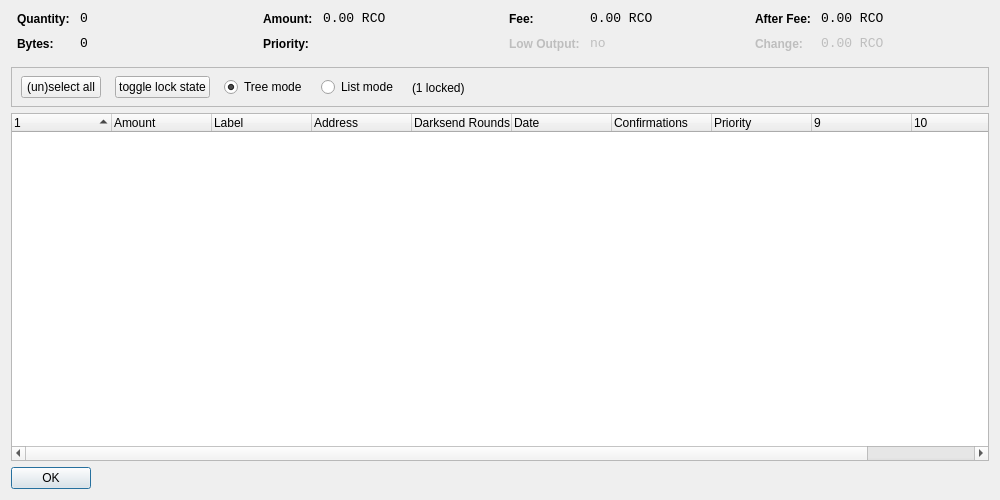
<?xml version="1.0" encoding="UTF-8"?>
<ui version="4.0">
 <class>CoinControlDialog</class>
 <widget class="QDialog" name="CoinControlDialog">
  <property name="geometry">
   <rect>
    <x>0</x>
    <y>0</y>
    <width>1000</width>
    <height>500</height>
   </rect>
  </property>
  <property name="windowTitle">
   <string>Coin Control</string>
  </property>
  <layout class="QVBoxLayout" name="verticalLayout">
   <item>
    <layout class="QHBoxLayout" name="horizontalLayoutTop" stretch="0,0,0,0">
     <property name="topMargin">
      <number>0</number>
     </property>
     <property name="bottomMargin">
      <number>10</number>
     </property>
     <item>
      <layout class="QFormLayout" name="formLayoutCoinControl1">
       <property name="horizontalSpacing">
        <number>10</number>
       </property>
       <property name="verticalSpacing">
        <number>10</number>
       </property>
       <property name="leftMargin">
        <number>6</number>
       </property>
       <property name="rightMargin">
        <number>6</number>
       </property>
       <item row="0" column="0">
        <widget class="QLabel" name="labelCoinControlQuantityText">
         <property name="styleSheet">
          <string notr="true">font-weight:bold;</string>
         </property>
         <property name="text">
          <string>Quantity:</string>
         </property>
        </widget>
       </item>
       <item row="0" column="1">
        <widget class="QLabel" name="labelCoinControlQuantity">
         <property name="font">
          <font>
           <family>Monospace</family>
           <pointsize>10</pointsize>
          </font>
         </property>
         <property name="cursor">
          <cursorShape>IBeamCursor</cursorShape>
         </property>
         <property name="contextMenuPolicy">
          <enum>Qt::ActionsContextMenu</enum>
         </property>
         <property name="text">
          <string notr="true">0</string>
         </property>
         <property name="textInteractionFlags">
          <set>Qt::LinksAccessibleByMouse|Qt::TextSelectableByKeyboard|Qt::TextSelectableByMouse</set>
         </property>
        </widget>
       </item>
       <item row="1" column="0">
        <widget class="QLabel" name="labelCoinControlBytesText">
         <property name="styleSheet">
          <string notr="true">font-weight:bold;</string>
         </property>
         <property name="text">
          <string>Bytes:</string>
         </property>
        </widget>
       </item>
       <item row="1" column="1">
        <widget class="QLabel" name="labelCoinControlBytes">
         <property name="font">
          <font>
           <family>Monospace</family>
           <pointsize>10</pointsize>
          </font>
         </property>
         <property name="cursor">
          <cursorShape>IBeamCursor</cursorShape>
         </property>
         <property name="contextMenuPolicy">
          <enum>Qt::ActionsContextMenu</enum>
         </property>
         <property name="text">
          <string notr="true">0</string>
         </property>
         <property name="textInteractionFlags">
          <set>Qt::LinksAccessibleByMouse|Qt::TextSelectableByKeyboard|Qt::TextSelectableByMouse</set>
         </property>
        </widget>
       </item>
      </layout>
     </item>
     <item>
      <layout class="QFormLayout" name="formLayoutCoinControl2">
       <property name="horizontalSpacing">
        <number>10</number>
       </property>
       <property name="verticalSpacing">
        <number>10</number>
       </property>
       <property name="leftMargin">
        <number>6</number>
       </property>
       <property name="rightMargin">
        <number>6</number>
       </property>
       <item row="0" column="0">
        <widget class="QLabel" name="labelCoinControlAmountText">
         <property name="styleSheet">
          <string notr="true">font-weight:bold;</string>
         </property>
         <property name="text">
          <string>Amount:</string>
         </property>
        </widget>
       </item>
       <item row="0" column="1">
        <widget class="QLabel" name="labelCoinControlAmount">
         <property name="font">
          <font>
           <family>Monospace</family>
           <pointsize>10</pointsize>
          </font>
         </property>
         <property name="cursor">
          <cursorShape>IBeamCursor</cursorShape>
         </property>
         <property name="contextMenuPolicy">
          <enum>Qt::ActionsContextMenu</enum>
         </property>
         <property name="text">
          <string notr="true">0.00 RCO</string>
         </property>
         <property name="textInteractionFlags">
          <set>Qt::LinksAccessibleByMouse|Qt::TextSelectableByKeyboard|Qt::TextSelectableByMouse</set>
         </property>
        </widget>
       </item>
       <item row="1" column="0">
        <widget class="QLabel" name="labelCoinControlPriorityText">
         <property name="styleSheet">
          <string notr="true">font-weight:bold;</string>
         </property>
         <property name="text">
          <string>Priority:</string>
         </property>
        </widget>
       </item>
       <item row="1" column="1">
        <widget class="QLabel" name="labelCoinControlPriority">
         <property name="font">
          <font>
           <family>Monospace</family>
           <pointsize>10</pointsize>
          </font>
         </property>
         <property name="cursor">
          <cursorShape>IBeamCursor</cursorShape>
         </property>
         <property name="contextMenuPolicy">
          <enum>Qt::ActionsContextMenu</enum>
         </property>
         <property name="text">
          <string/>
         </property>
         <property name="textInteractionFlags">
          <set>Qt::LinksAccessibleByMouse|Qt::TextSelectableByKeyboard|Qt::TextSelectableByMouse</set>
         </property>
        </widget>
       </item>
      </layout>
     </item>
     <item>
      <layout class="QFormLayout" name="formLayoutCoinControl3">
       <property name="horizontalSpacing">
        <number>10</number>
       </property>
       <property name="verticalSpacing">
        <number>10</number>
       </property>
       <property name="leftMargin">
        <number>6</number>
       </property>
       <property name="rightMargin">
        <number>6</number>
       </property>
       <item row="0" column="0">
        <widget class="QLabel" name="labelCoinControlFeeText">
         <property name="styleSheet">
          <string notr="true">font-weight:bold;</string>
         </property>
         <property name="text">
          <string>Fee:</string>
         </property>
        </widget>
       </item>
       <item row="0" column="1">
        <widget class="QLabel" name="labelCoinControlFee">
         <property name="font">
          <font>
           <family>Monospace</family>
           <pointsize>10</pointsize>
          </font>
         </property>
         <property name="cursor">
          <cursorShape>IBeamCursor</cursorShape>
         </property>
         <property name="contextMenuPolicy">
          <enum>Qt::ActionsContextMenu</enum>
         </property>
         <property name="text">
          <string notr="true">0.00 RCO</string>
         </property>
         <property name="textInteractionFlags">
          <set>Qt::LinksAccessibleByMouse|Qt::TextSelectableByKeyboard|Qt::TextSelectableByMouse</set>
         </property>
        </widget>
       </item>
       <item row="1" column="0">
        <widget class="QLabel" name="labelCoinControlLowOutputText">
         <property name="enabled">
          <bool>false</bool>
         </property>
         <property name="styleSheet">
          <string notr="true">font-weight:bold;</string>
         </property>
         <property name="text">
          <string>Low Output:</string>
         </property>
        </widget>
       </item>
       <item row="1" column="1">
        <widget class="QLabel" name="labelCoinControlLowOutput">
         <property name="enabled">
          <bool>false</bool>
         </property>
         <property name="font">
          <font>
           <family>Monospace</family>
           <pointsize>10</pointsize>
          </font>
         </property>
         <property name="cursor">
          <cursorShape>IBeamCursor</cursorShape>
         </property>
         <property name="contextMenuPolicy">
          <enum>Qt::ActionsContextMenu</enum>
         </property>
         <property name="text">
          <string notr="true">no</string>
         </property>
         <property name="textInteractionFlags">
          <set>Qt::LinksAccessibleByMouse|Qt::TextSelectableByKeyboard|Qt::TextSelectableByMouse</set>
         </property>
        </widget>
       </item>
      </layout>
     </item>
     <item>
      <layout class="QFormLayout" name="formLayoutCoinControl4">
       <property name="horizontalSpacing">
        <number>10</number>
       </property>
       <property name="verticalSpacing">
        <number>10</number>
       </property>
       <property name="leftMargin">
        <number>6</number>
       </property>
       <property name="rightMargin">
        <number>6</number>
       </property>
       <item row="0" column="0">
        <widget class="QLabel" name="labelCoinControlAfterFeeText">
         <property name="styleSheet">
          <string notr="true">font-weight:bold;</string>
         </property>
         <property name="text">
          <string>After Fee:</string>
         </property>
        </widget>
       </item>
       <item row="0" column="1">
        <widget class="QLabel" name="labelCoinControlAfterFee">
         <property name="font">
          <font>
           <family>Monospace</family>
           <pointsize>10</pointsize>
          </font>
         </property>
         <property name="cursor">
          <cursorShape>IBeamCursor</cursorShape>
         </property>
         <property name="contextMenuPolicy">
          <enum>Qt::ActionsContextMenu</enum>
         </property>
         <property name="text">
          <string notr="true">0.00 RCO</string>
         </property>
         <property name="textInteractionFlags">
          <set>Qt::LinksAccessibleByMouse|Qt::TextSelectableByKeyboard|Qt::TextSelectableByMouse</set>
         </property>
        </widget>
       </item>
       <item row="1" column="0">
        <widget class="QLabel" name="labelCoinControlChangeText">
         <property name="enabled">
          <bool>false</bool>
         </property>
         <property name="styleSheet">
          <string notr="true">font-weight:bold;</string>
         </property>
         <property name="text">
          <string>Change:</string>
         </property>
        </widget>
       </item>
       <item row="1" column="1">
        <widget class="QLabel" name="labelCoinControlChange">
         <property name="enabled">
          <bool>false</bool>
         </property>
         <property name="font">
          <font>
           <family>Monospace</family>
           <pointsize>10</pointsize>
          </font>
         </property>
         <property name="cursor">
          <cursorShape>IBeamCursor</cursorShape>
         </property>
         <property name="contextMenuPolicy">
          <enum>Qt::ActionsContextMenu</enum>
         </property>
         <property name="text">
          <string notr="true">0.00 RCO</string>
         </property>
         <property name="textInteractionFlags">
          <set>Qt::LinksAccessibleByMouse|Qt::TextSelectableByKeyboard|Qt::TextSelectableByMouse</set>
         </property>
        </widget>
       </item>
      </layout>
     </item>
    </layout>
   </item>
   <item>
    <widget class="QFrame" name="frame">
     <property name="minimumSize">
      <size>
       <width>0</width>
       <height>40</height>
      </size>
     </property>
     <property name="frameShape">
      <enum>QFrame::StyledPanel</enum>
     </property>
     <property name="frameShadow">
      <enum>QFrame::Sunken</enum>
     </property>
     <widget class="QWidget" name="horizontalLayoutWidget">
      <property name="geometry">
       <rect>
        <x>10</x>
        <y>0</y>
        <width>781</width>
        <height>41</height>
       </rect>
      </property>
      <layout class="QHBoxLayout" name="horizontalLayoutPanel" stretch="0,0,0,0,0">
       <property name="spacing">
        <number>14</number>
       </property>
       <item>
        <widget class="QPushButton" name="pushButtonSelectAll">
         <property name="sizePolicy">
          <sizepolicy hsizetype="Maximum" vsizetype="Fixed">
           <horstretch>0</horstretch>
           <verstretch>0</verstretch>
          </sizepolicy>
         </property>
         <property name="text">
          <string>(un)select all</string>
         </property>
        </widget>
       </item>
        <item>
         <widget class="QPushButton" name="pushButtonToggleLock">
          <property name="sizePolicy">
           <sizepolicy hsizetype="Maximum" vsizetype="Fixed">
            <horstretch>0</horstretch>
            <verstretch>0</verstretch>
           </sizepolicy>
          </property>
          <property name="text">
           <string>toggle lock state</string>
          </property>
          <property name="autoDefault">
           <bool>false</bool>
          </property>
         </widget>
        </item>
       <item>
        <widget class="QRadioButton" name="radioTreeMode">
         <property name="sizePolicy">
          <sizepolicy hsizetype="Maximum" vsizetype="Fixed">
           <horstretch>0</horstretch>
           <verstretch>0</verstretch>
          </sizepolicy>
         </property>
         <property name="text">
          <string>Tree mode</string>
         </property>
         <property name="checked">
          <bool>true</bool>
         </property>
        </widget>
       </item>
       <item>
        <widget class="QRadioButton" name="radioListMode">
         <property name="sizePolicy">
          <sizepolicy hsizetype="Maximum" vsizetype="Fixed">
           <horstretch>0</horstretch>
           <verstretch>0</verstretch>
          </sizepolicy>
         </property>
         <property name="text">
          <string>List mode</string>
         </property>
        </widget>
       </item>
        <item>
         <widget class="QLabel" name="labelLocked">
          <property name="text">
           <string>(1 locked)</string>
          </property>
         </widget>
        </item>
       <item>
        <spacer name="horizontalSpacer">
         <property name="orientation">
          <enum>Qt::Horizontal</enum>
         </property>
         <property name="sizeHint" stdset="0">
          <size>
           <width>40</width>
           <height>20</height>
          </size>
         </property>
        </spacer>
       </item>
      </layout>
     </widget>
    </widget>
   </item>
   <item>
    <widget class="CoinControlTreeWidget" name="treeWidget">
     <property name="contextMenuPolicy">
      <enum>Qt::CustomContextMenu</enum>
     </property>
     <property name="sortingEnabled">
      <bool>false</bool>
     </property>
     <property name="columnCount">
      <number>11</number>
     </property>
     <attribute name="headerShowSortIndicator" stdset="0">
      <bool>true</bool>
     </attribute>
     <attribute name="headerStretchLastSection">
      <bool>false</bool>
     </attribute>
     <column>
      <property name="text">
       <string/>
      </property>
     </column>
     <column>
      <property name="text">
       <string>Amount</string>
      </property>
     </column>
     <column>
      <property name="text">
       <string>Label</string>
      </property>
     </column>
     <column>
      <property name="text">
       <string>Address</string>
      </property>
     </column>
     <column>
      <property name="text">
       <string>Darksend Rounds</string>
      </property>
    </column>
     <column>
      <property name="text">
       <string>Date</string>
      </property>
     </column>
     <column>
      <property name="text">
       <string>Confirmations</string>
      </property>
      <property name="toolTip">
       <string>Confirmed</string>
      </property>
     </column>
     <column>
      <property name="text">
       <string>Priority</string>
      </property>
     </column>
     <column>
      <property name="text">
       <string/>
      </property>
     </column>
     <column>
      <property name="text">
       <string/>
      </property>
     </column>
     <column>
      <property name="text">
       <string/>
      </property>
     </column>
     <column>
      <property name="text">
       <string/>
      </property>
     </column>
    </widget>
   </item>
   <item>
    <widget class="QDialogButtonBox" name="buttonBox">
     <property name="sizePolicy">
      <sizepolicy hsizetype="Maximum" vsizetype="Fixed">
       <horstretch>0</horstretch>
       <verstretch>0</verstretch>
      </sizepolicy>
     </property>
     <property name="orientation">
      <enum>Qt::Horizontal</enum>
     </property>
     <property name="standardButtons">
      <set>QDialogButtonBox::Ok</set>
     </property>
    </widget>
   </item>
  </layout>
 </widget>
 <customwidgets>
  <customwidget>
   <class>CoinControlTreeWidget</class>
   <extends>QTreeWidget</extends>
   <header>coincontroltreewidget.h</header>
  </customwidget>
 </customwidgets>
 <resources/>
 <connections/>
</ui>
